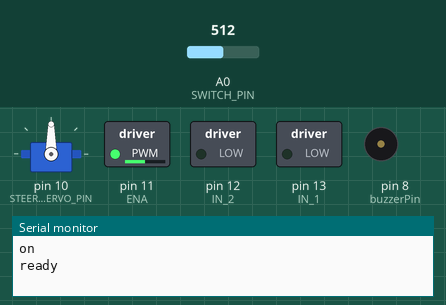
Simulated run of this sketch. Board: Arduino Uno, built with avr-gcc and run on an emulated ATmega328P. On the bench: servo, switched loads named in the sketch (green lamp = pin HIGH), buzzer (waves = sounding), the last lines printed to the serial monitor. The test bench sets the inputs (shaded band); at power-on: A0 (SWITCH_PIN) = 512.

Above: at 2.15 s.
2.2 s: A0 (SWITCH_PIN) set to 989
5.9 s: A0 (SWITCH_PIN) set to 1014
At 8.25 s:
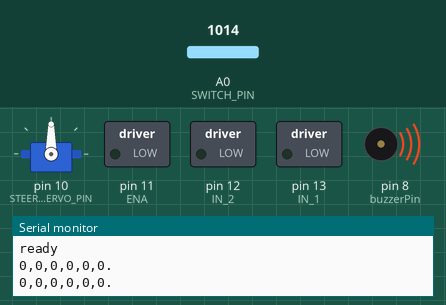
10.0 s: A0 (SWITCH_PIN) set to 990
At 11.55 s:
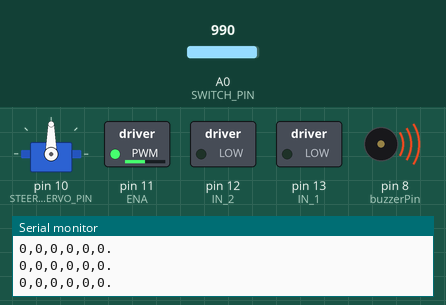
13.5 s: A0 (SWITCH_PIN) set to 1010
At 17.0 s:
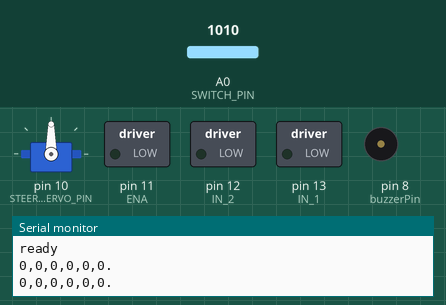
Timing chart, 0 to 18.0 s (numbered marks = the images above; inputs shaded):
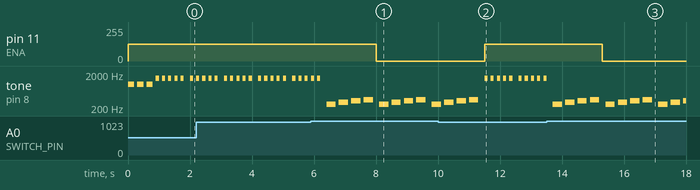

The sketch:

test2.ino
```cpp
#include <Wire.h>
#include <Servo.h>

#define I2C_ADDRESS 0x08  // I2C address of this Arduino
#define SWITCH_PIN A0     // Switch pin

String receivedData = "";          // String to store the incoming message
bool receiving = false;            // Flag to check if we are in the middle of receiving a message
unsigned long lastReceiveTime = 0; // Time when the last data was received
unsigned long timeoutDuration = 500; // Timeout duration in milliseconds

// Motor control pins
#define ENA  11
#define IN_1 13
#define IN_2 12
#define buzzerPin  8           // Pin for the buzzer
#define STEERING_SERVO_PIN 10  // Pin connected to the steering servo

Servo STEERING;                // Create Servo object for steering

// Motor control variables
int maxSpeed = 255;
int minSpeed = 127;
int steeringAngle = 0;

// Variables to store the parsed values
int FR = 0, FL = 0, L1 = 0, L2 = 0, R1 = 0, R2 = 0;

// Variable to count increments
int counter = 0;
unsigned long lastCounterUpdateTime = 0; // Time when the counter was last incremented
const unsigned long counterDelay = 3000; // 5 seconds in milliseconds

// Function to parse the received message
void parseMessage(String message) {
  if (message.startsWith("-") && message.endsWith(".")) {
    message = message.substring(1, message.length() - 1);

    int firstComma = message.indexOf(',');
    int secondComma = message.indexOf(',', firstComma + 1);
    int thirdComma = message.indexOf(',', secondComma + 1);
    int fourthComma = message.indexOf(',', thirdComma + 1);
    int fifthComma = message.indexOf(',', fourthComma + 1);

    FR = message.substring(0, firstComma).toInt();
    FL = message.substring(firstComma + 1, secondComma).toInt();
    L1 = message.substring(secondComma + 1, thirdComma).toInt();
    L2 = message.substring(thirdComma + 1, fourthComma).toInt();
    R1 = message.substring(fourthComma + 1, fifthComma).toInt();
    R2 = message.substring(fifthComma + 1).toInt();
  } else {
    Serial.println("Error: Invalid message format");
  }
}

// Buzzer functions
void BuzzerRobotStart() {
  for (int i = 0; i < 3; i++) {
    tone(buzzerPin, 1000);
    delay(200);
    noTone(buzzerPin);
    delay(100);
  }
}

void BuzzerRobotEnd() {
  tone(buzzerPin, 500);
  delay(1000);
  noTone(buzzerPin);
}

void BuzzerRobotError() {
  for (int i = 0; i < 5; i++) {
    tone(buzzerPin, 1500);
    delay(100);
    noTone(buzzerPin);
    delay(100);
  }
}

void BuzzerRobotSpecial() {
  int melody[] = { 262, 294, 330, 349 };
  for (int i = 0; i < 4; i++) {
    tone(buzzerPin, melody[i]);
    delay(300);
    noTone(buzzerPin);
    delay(100);
  }
}

// Stop motors
void StopMotors() {
  digitalWrite(IN_1, LOW);
  digitalWrite(IN_2, LOW);
  analogWrite(ENA, 0);
}

// Hold motors
void HoldMotors() {
  digitalWrite(IN_1, HIGH);
  digitalWrite(IN_2, HIGH);
  analogWrite(ENA, 0);
}

// Check if switch is on
bool isSwitchOn(int value) {
  return value > 1000;
}

// Handle data received over I2C
void receiveEvent(int bytesReceived) {
  while (Wire.available()) {
    char c = Wire.read();
    if (c == '-') {
      receivedData = "-";
      receiving = true;
    } else if (c == '.' && receiving) {
      receivedData += ".";
      receiving = false;
      lastReceiveTime = millis();
    } else if (receiving) {
      receivedData += c;
    }
  }

  if (!receiving && receivedData.length() > 0) {
    lastReceiveTime = millis();
  }
}

// Print LIDAR data
void printLidarData() {
  if (millis() - lastReceiveTime <= timeoutDuration) {
    if (receivedData.length() > 0) {
      Serial.println(receivedData);
    }
  } else {
    receivedData = "";
    Serial.println("0,0,0,0,0,0.");
    BuzzerRobotSpecial();
    StopMotors();
  }
}

// Control robot motors
void controlRobot(int speedInput, int steeringInput) {
  int motorSpeed = map(abs(speedInput), 0, 100, minSpeed, maxSpeed);

  if (speedInput > 0) {
    digitalWrite(IN_1, HIGH);
    digitalWrite(IN_2, LOW);
  } else if (speedInput < 0) {
    digitalWrite(IN_1, LOW);
    digitalWrite(IN_2, HIGH);
  } else {
    StopMotors();
  }

  analogWrite(ENA, motorSpeed);
  steeringAngle = map(steeringInput, -100, 100, 120, 60);
  STEERING.write(steeringAngle);
}

// Adjust control based on distance
void adjustControlBasedOnDistance() {
  int R = 20;
  int tolerance = 5;

  if (R1 > 150 && R2 > 150) {
    controlRobot(50, 100);
  } else if (R1 > 150 && R2 > 150 && millis() - lastCounterUpdateTime > counterDelay) {
    counter++;
    lastCounterUpdateTime = millis();

    // Print the updated counter value
    Serial.print("Counter: ");
    Serial.println(counter);

    delay(counterDelay); // Pause for 5 seconds
  } else if (abs(R1 - R2) <= tolerance && abs(R1 - R) <= tolerance) {
    controlRobot(100, 0);
  } else if (R1 < R && R2 < R && R1 < R2) {
    controlRobot(30, 0);
  } else if (R2 < R1 && R1 < R && R2 < R) {
    controlRobot(30, -80);
  } else if (R < R1 && R1 < R2 && R < R2) {
    controlRobot(30, 80);
  } else if (R < R2 && R2 < R1 && R < R1) {
    controlRobot(30, -80);
  } else if (FR < 15 || FL < 15) {
    Serial.println("stepBack");
    stepBack();
  } else {
    controlRobot(30, 0);
  }
}

void stepBack() {
  controlRobot(-100, -100);
}

void act() {
  printLidarData();
  if (millis() - lastReceiveTime <= timeoutDuration) {
    parseMessage(receivedData);
    adjustControlBasedOnDistance();
  } else {
    StopMotors();
  }
}

void setup() {
  Wire.begin(I2C_ADDRESS);
  Wire.onReceive(receiveEvent);
  Serial.begin(9600);

  pinMode(ENA, OUTPUT);
  pinMode(IN_1, OUTPUT);
  pinMode(IN_2, OUTPUT);
  pinMode(buzzerPin, OUTPUT);

  STEERING.attach(STEERING_SERVO_PIN);

  StopMotors();
  controlRobot(0, 0);
  BuzzerRobotStart();
  Serial.println("on");
}

void loop() {
  int switchValue = analogRead(SWITCH_PIN);

  if (isSwitchOn(switchValue)) {
    act();
  } else {
    StopMotors();
    controlRobot(0, 0);
    BuzzerRobotError();
    Serial.println("ready");

  }

  delay(100);
}
```

Measured:
- the behaviour switches between 1000 and 1001 on A0 (SWITCH_PIN) (found by bisection; images 0 and 1)
- after the input at 5.9 s, pin 11 (ENA): 127/255 → 0/255 after 2.1 s
- after the input at 10.0 s, pin 11 (ENA): 0/255 → 127/255 after 1.5 s
- after the input at 13.5 s, pin 11 (ENA): 127/255 → 0/255 after 1.8 s
- by itself, tone on pin 8 (buzzerPin): repeats every 1.7 s: 262 Hz 0.30 s, silent 0.10 s, 294 Hz 0.30 s, silent 0.10 s, 330 Hz 0.30 s, silent 0.10 s, 349 Hz 0.30 s, silent 0.20 s
